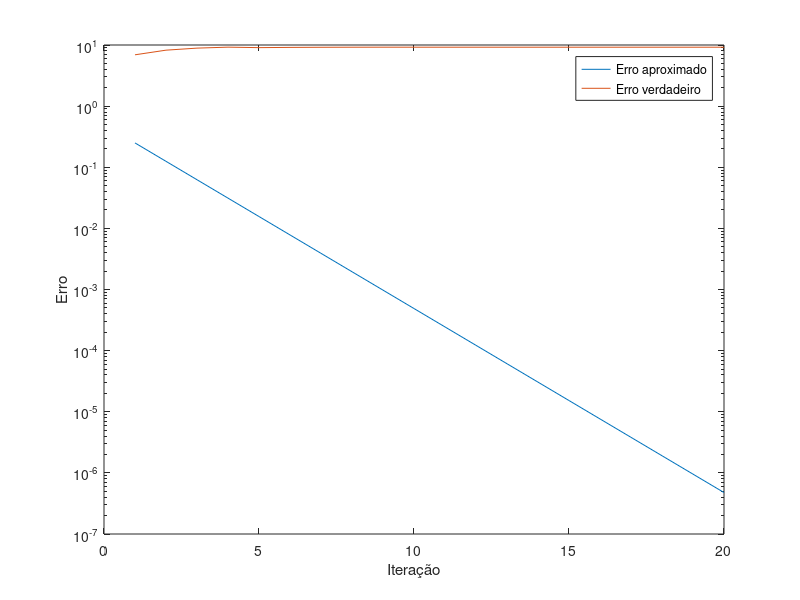

Recreate this plot in MATLAB.
printf("Aluno: Kevin Cerqueira Gomes \n");

f = @(x) (x/2)^2 - sin(x);
a = 1;
b = 2;
e = 1e-6;

% Inicializa variáveis para guardar a evolução do método
iter = 0;
Xr = [];
fa = [];
fb = [];
fc = [];
erro_aprox = [];
erro_verd = [];

while abs(b - a) > e
    iter = iter + 1;
    c = (a + b) / 2;
    Xr = [Xr c];
    fa = [fa f(a)];
    fb = [fb f(b)];
    fc = [fc f(c)];
    if f(c) == 0
        break
    elseif f(c) * f(a) < 0
        b = c;
    else
        a = c;
    end
    erro_aprox = [erro_aprox abs((b-a)/2)];
    erro_verd = [erro_verd abs((c-1.89549426703e-01)/1.89549426703e-01)];
end

% Imprime a evolução do método
fprintf("Iter | a       | b       | Xr      | f(Xr)   | erro_aprox | erro_verd\n");
fprintf("---------------------------------------------------------------------\n");
for i = 1:length(Xr)
    fprintf("%d    | %.6f | %.6f | %.6f | %.6f | %.6f    | %.6f\n", i, a, b, Xr(i), fc(i), erro_aprox(i), erro_verd(i));
end

% Plota o erro aproximado e verdadeiro
figure();
semilogy(erro_aprox);
hold on;
semilogy(erro_verd);
legend("Erro aproximado", "Erro verdadeiro");
xlabel("Iteração");
ylabel("Erro");
